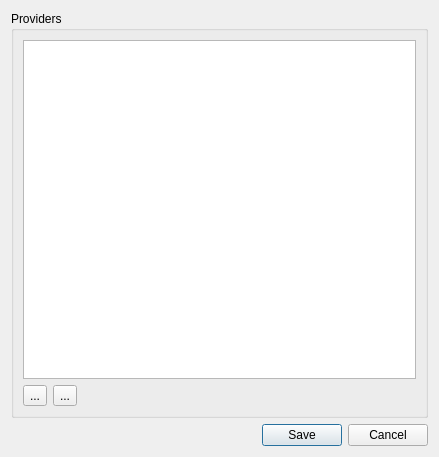
<?xml version="1.0" encoding="UTF-8"?>
<ui version="4.0">
 <class>ProviderManagerDialog</class>
 <widget class="QDialog" name="ProviderManagerDialog">
  <property name="geometry">
   <rect>
    <x>0</x>
    <y>0</y>
    <width>439</width>
    <height>457</height>
   </rect>
  </property>
  <property name="windowTitle">
   <string>Manage Providers</string>
  </property>
  <layout class="QVBoxLayout" name="verticalLayout">
   <item>
    <layout class="QHBoxLayout" name="horizontalLayout_4">
     <item>
      <widget class="QGroupBox" name="providersBox">
       <property name="sizePolicy">
        <sizepolicy hsizetype="MinimumExpanding" vsizetype="Preferred">
         <horstretch>0</horstretch>
         <verstretch>0</verstretch>
        </sizepolicy>
       </property>
       <property name="minimumSize">
        <size>
         <width>0</width>
         <height>350</height>
        </size>
       </property>
       <property name="title">
        <string>Providers</string>
       </property>
       <layout class="QVBoxLayout" name="verticalLayout_2">
        <item>
         <widget class="QListView" name="providersList"/>
        </item>
        <item>
         <layout class="QHBoxLayout" name="horizontalLayout">
          <item>
           <widget class="QToolButton" name="addNewProviderButton">
            <property name="text">
             <string>...</string>
            </property>
            <property name="popupMode">
             <enum>QToolButton::InstantPopup</enum>
            </property>
            <property name="toolButtonStyle">
             <enum>Qt::ToolButtonIconOnly</enum>
            </property>
           </widget>
          </item>
          <item>
           <widget class="QToolButton" name="removeProviderButton">
            <property name="text">
             <string>...</string>
            </property>
            <property name="popupMode">
             <enum>QToolButton::InstantPopup</enum>
            </property>
            <property name="toolButtonStyle">
             <enum>Qt::ToolButtonIconOnly</enum>
            </property>
           </widget>
          </item>
          <item>
           <spacer name="horizontalSpacer">
            <property name="orientation">
             <enum>Qt::Horizontal</enum>
            </property>
            <property name="sizeHint" stdset="0">
             <size>
              <width>40</width>
              <height>20</height>
             </size>
            </property>
           </spacer>
          </item>
         </layout>
        </item>
       </layout>
      </widget>
     </item>
    </layout>
   </item>
   <item>
    <layout class="QHBoxLayout" name="horizontalLayout_3">
     <item>
      <widget class="QDialogButtonBox" name="buttonBox">
       <property name="standardButtons">
        <set>QDialogButtonBox::Cancel|QDialogButtonBox::Save</set>
       </property>
      </widget>
     </item>
    </layout>
   </item>
  </layout>
 </widget>
 <resources/>
 <connections/>
</ui>
